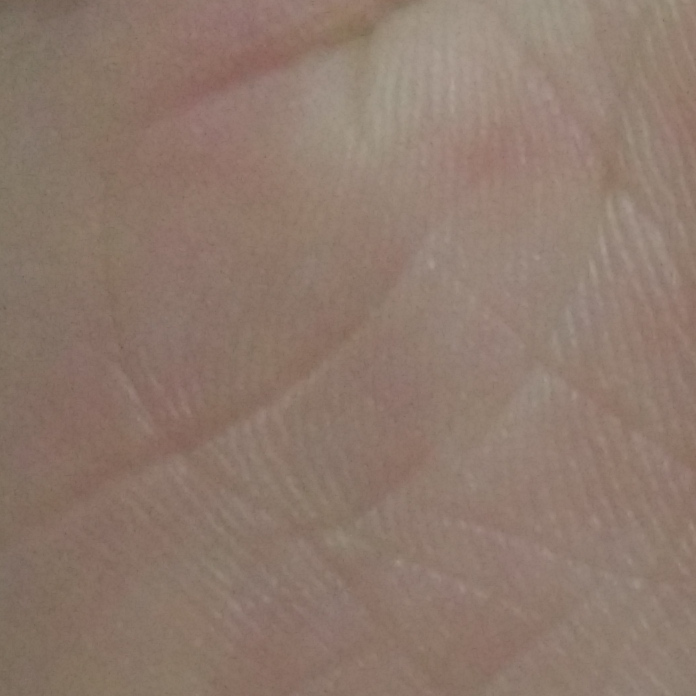
//> input picture recognize/sandbox/edgeDetect/canny/zonghe/input.jpg, 696 x 696 px
$ ./zonghe   (built with g++ and OpenCV 4)
//> lines starting //> are read from the running program, lines starting //| are printed output that depends on the picture
//-----------------------------------【程序说明】----------------------------------------------
//      程序名称:：《【OpenCV入门教程之十二】OpenCV边缘检测：Canny算子,Sobel算子,Laplace算子,Scharr滤波器合辑合辑》 博文配套源码
//      开发所用IDE版本：Visual Studio 2010
//      <span style="white-space:pre">  </span>开发所用OpenCV版本：    2.4.9
//      2014年5月11日 Create by 浅墨
//      浅墨的微博：@浅墨_毛星云 http://weibo.com/1723155442/profile?topnav=1&wvr=5&user=1
//      浅墨的知乎：http://www.zhihu.com/people/mao-xing-yun
//      浅墨的豆瓣：http://www.douban.com/people/53426472/
//----------------------------------------------------------------------------------------------


//-----------------------------------【头文件包含部分】---------------------------------------
//      描述：包含程序所依赖的头文件
//----------------------------------------------------------------------------------------------
#include <opencv2/highgui/highgui.hpp>
#include <opencv2/imgproc/imgproc.hpp>

//-----------------------------------【命名空间声明部分】--------------------------------------
//      描述：包含程序所使用的命名空间
//-----------------------------------------------------------------------------------------------
using namespace cv;


//-----------------------------------【全局变量声明部分】--------------------------------------
//      描述：全局变量声明
//-----------------------------------------------------------------------------------------------
//原图，原图的灰度版，目标图
Mat g_srcImage, g_srcGrayImage,g_dstImage;

//Canny边缘检测相关变量
Mat g_cannyDetectedEdges;
int g_cannyLowThreshold=1;//TrackBar位置参数

//Sobel边缘检测相关变量
Mat g_sobelGradient_X, g_sobelGradient_Y;
Mat g_sobelAbsGradient_X, g_sobelAbsGradient_Y;
int g_sobelKernelSize=1;//TrackBar位置参数

//Scharr滤波器相关变量
Mat g_scharrGradient_X, g_scharrGradient_Y;
Mat g_scharrAbsGradient_X, g_scharrAbsGradient_Y;


//-----------------------------------【全局函数声明部分】--------------------------------------
//      描述：全局函数声明
//-----------------------------------------------------------------------------------------------
static void ShowHelpText( );
static void on_Canny(int, void*);//Canny边缘检测窗口滚动条的回调函数
static void on_Sobel(int, void*);//Sobel边缘检测窗口滚动条的回调函数
void Scharr( );//封装了Scharr边缘检测相关代码的函数


//-----------------------------------【main( )函数】--------------------------------------------
//      描述：控制台应用程序的入口函数，我们的程序从这里开始
//-----------------------------------------------------------------------------------------------
int main( int argc, char** argv )
{
    //改变console字体颜色
    system("color 2F");

    //显示欢迎语
    ShowHelpText();

    //载入原图
    g_srcImage = imread("input.jpg");
//> g_srcImage is the input picture: 696 rows x 696 cols, CV_8UC3; mean B, G, R 108.6, 121.1, 142.3
    if( !g_srcImage.data ) { printf("Oh，no，读取srcImage错误~！ \n"); return false; }

    //显示原始图
    namedWindow("【原始图】");
    imshow("【原始图】", g_srcImage);

    // 创建与src同类型和大小的矩阵(dst)
    g_dstImage.create( g_srcImage.size(), g_srcImage.type() );

    // 将原图像转换为灰度图像
    cvtColor( g_srcImage, g_srcGrayImage, CV_BGR2GRAY );
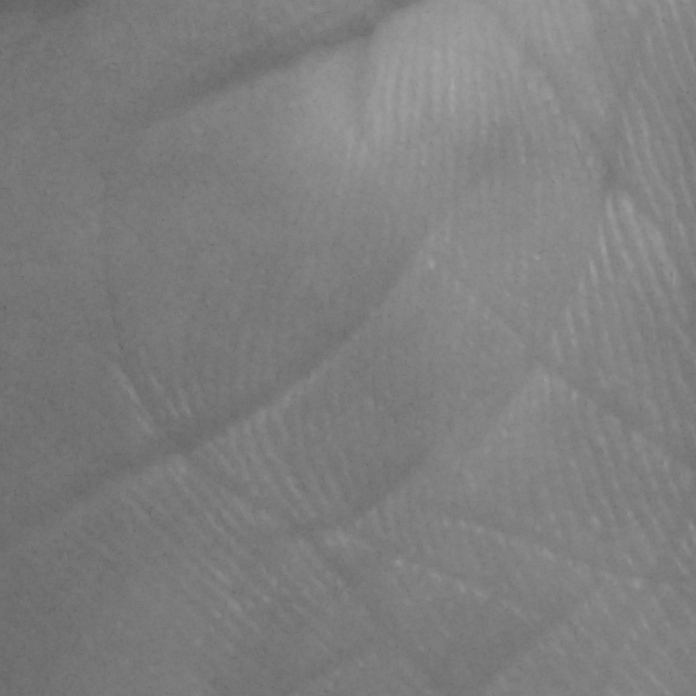
//> g_srcGrayImage: 696 rows x 696 cols, CV_8UC1; min 94, max 166, mean 126

    // 创建显示窗口
    namedWindow( "【效果图】Canny边缘检测", CV_WINDOW_AUTOSIZE );
    namedWindow( "【效果图】Sobel边缘检测", CV_WINDOW_AUTOSIZE );

    // 创建trackbar
    createTrackbar( "参数值：", "【效果图】Canny边缘检测", &g_cannyLowThreshold, 120, on_Canny );
    createTrackbar( "参数值：", "【效果图】Sobel边缘检测", &g_sobelKernelSize, 3, on_Sobel );

    // 调用回调函数
    on_Canny(0, 0);
    on_Sobel(0, 0);

    //调用封装了Scharr边缘检测代码的函数
    Scharr( );

    //轮询获取按键信息，若按下Q，程序退出
    while((char(waitKey(1)) != 'q')) {}

    return 0;
}


//-----------------------------------【ShowHelpText( )函数】----------------------------------
//      描述：输出一些帮助信息
//----------------------------------------------------------------------------------------------
static void ShowHelpText()
{
    //输出一些帮助信息
    printf( "\n\n\t嗯。运行成功，请调整滚动条观察图像效果~\n\n"
        "\t按下“q”键时，程序退出~!\n"
        "\n\n\t\t\t\t by浅墨" );
}


//-----------------------------------【on_Canny( )函数】----------------------------------
//      描述：Canny边缘检测窗口滚动条的回调函数
//-----------------------------------------------------------------------------------------------
void on_Canny(int, void*)
{
    // 先使用 3x3内核来降噪
    blur( g_srcGrayImage, g_cannyDetectedEdges, Size(3,3) );

    // 运行我们的Canny算子
    Canny( g_cannyDetectedEdges, g_cannyDetectedEdges, g_cannyLowThreshold, g_cannyLowThreshold*3, 3 );
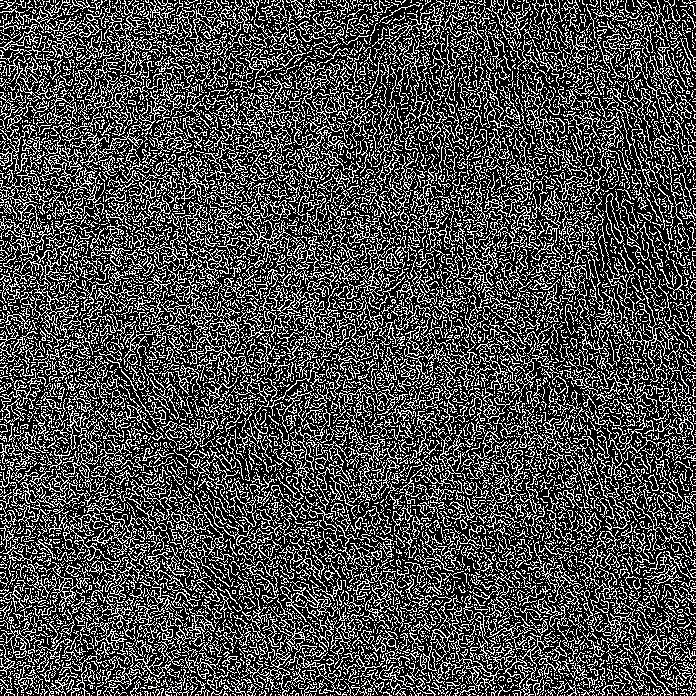
//> g_cannyDetectedEdges: 696 rows x 696 cols, CV_8UC1; 29.3% white in thin lines or dots

    //先将g_dstImage内的所有元素设置为0
    g_dstImage = Scalar::all(0);

    //使用Canny算子输出的边缘图g_cannyDetectedEdges作为掩码，来将原图g_srcImage拷到目标图g_dstImage中
    g_srcImage.copyTo( g_dstImage, g_cannyDetectedEdges);
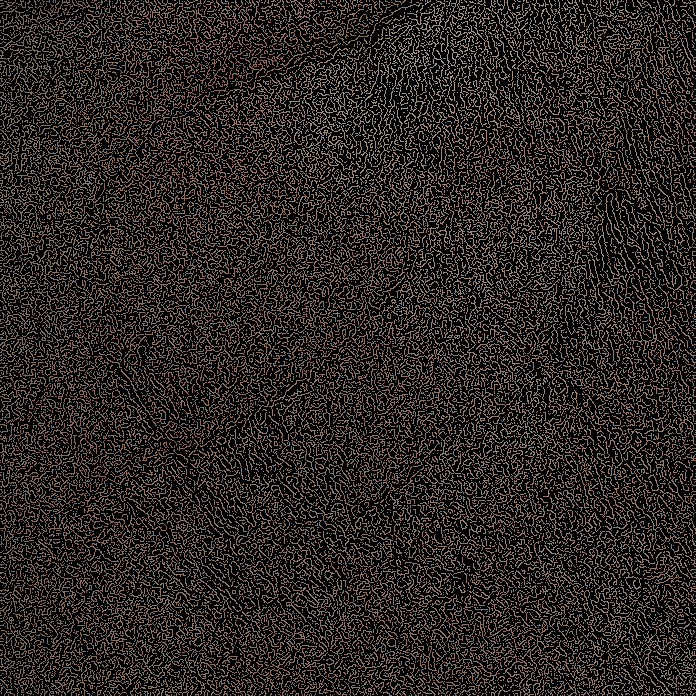
//> g_dstImage: 696 rows x 696 cols, CV_8UC3; mean B, G, R 31.7, 35.3, 41.5

    //显示效果图
    imshow( "【效果图】Canny边缘检测", g_dstImage );
}


//-----------------------------------【on_Sobel( )函数】----------------------------------
//      描述：Sobel边缘检测窗口滚动条的回调函数
//-----------------------------------------------------------------------------------------
void on_Sobel(int, void*)
{
    // 求 X方向梯度
    Sobel( g_srcImage, g_sobelGradient_X, CV_16S, 1, 0, (2*g_sobelKernelSize+1), 1, 1, BORDER_DEFAULT );
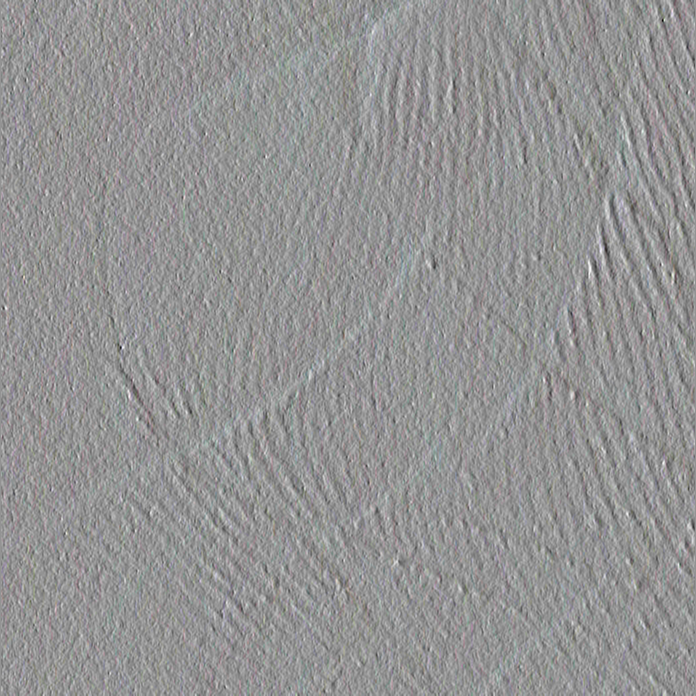
//> g_sobelGradient_X: 696 rows x 696 cols, CV_16SC3; mean B, G, R 1.1, 1.1, 1.2; drawn with min black and max white
    convertScaleAbs( g_sobelGradient_X, g_sobelAbsGradient_X );//计算绝对值，并将结果转换成8位
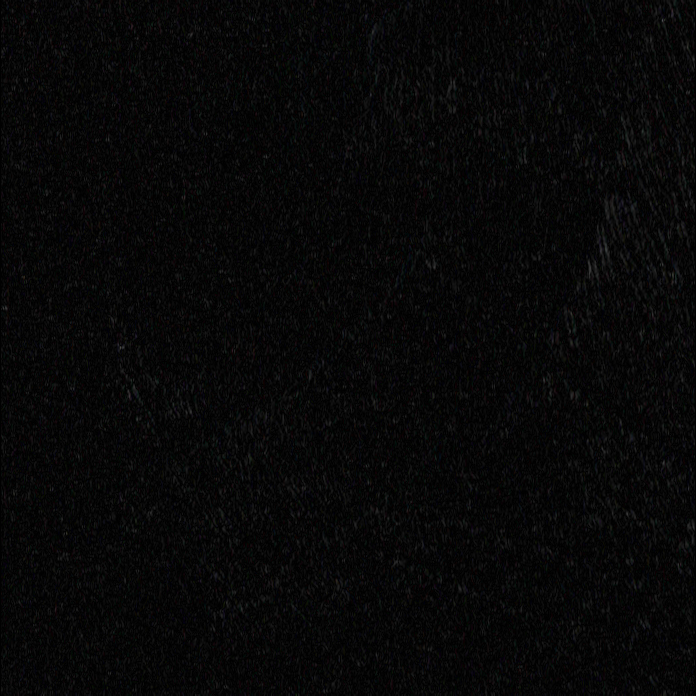
//> g_sobelAbsGradient_X: 696 rows x 696 cols, CV_8UC3; mean B, G, R 7.3, 7.2, 7.2

    // 求Y方向梯度
    Sobel( g_srcImage, g_sobelGradient_Y, CV_16S, 0, 1, (2*g_sobelKernelSize+1), 1, 1, BORDER_DEFAULT );
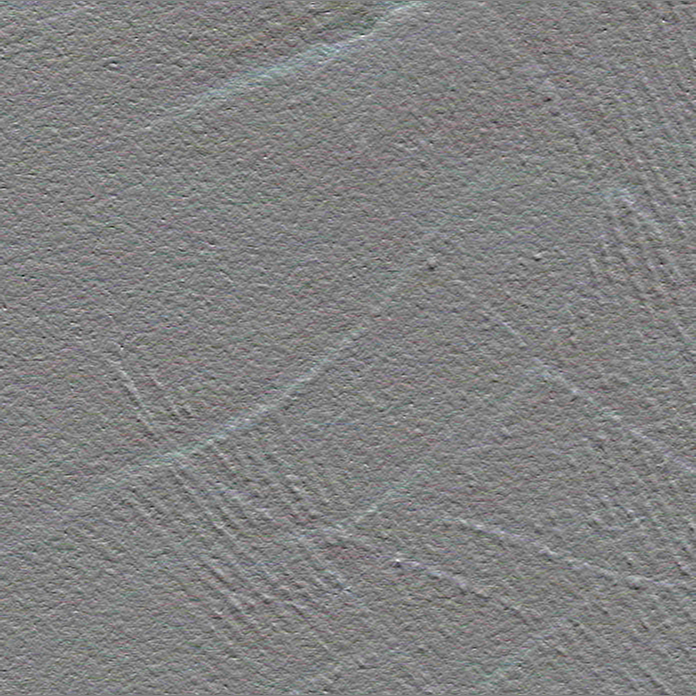
//> g_sobelGradient_Y: 696 rows x 696 cols, CV_16SC3; mean B, G, R 0.9, 0.9, 0.9; drawn with min black and max white
    convertScaleAbs( g_sobelGradient_Y, g_sobelAbsGradient_Y );//计算绝对值，并将结果转换成8位

    // 合并梯度
    addWeighted( g_sobelAbsGradient_X, 0.5, g_sobelAbsGradient_Y, 0.5, 0, g_dstImage );

    //显示效果图
    imshow("【效果图】Sobel边缘检测", g_dstImage);

}


//-----------------------------------【Scharr( )函数】----------------------------------
//      描述：封装了Scharr边缘检测相关代码的函数
//-----------------------------------------------------------------------------------------
void Scharr( )
{
    // 求 X方向梯度
    Scharr( g_srcImage, g_scharrGradient_X, CV_16S, 1, 0, 1, 0, BORDER_DEFAULT );
    convertScaleAbs( g_scharrGradient_X, g_scharrAbsGradient_X );//计算绝对值，并将结果转换成8位

    // 求Y方向梯度
    Scharr( g_srcImage, g_scharrGradient_Y, CV_16S, 0, 1, 1, 0, BORDER_DEFAULT );
    convertScaleAbs( g_scharrGradient_Y, g_scharrAbsGradient_Y );//计算绝对值，并将结果转换成8位

    // 合并梯度
    addWeighted( g_scharrAbsGradient_X, 0.5, g_scharrAbsGradient_Y, 0.5, 0, g_dstImage );
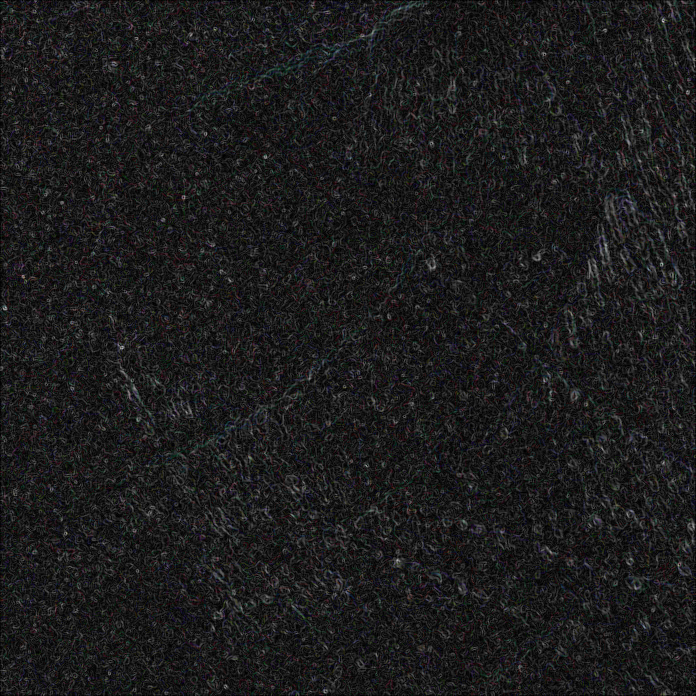
//> g_dstImage: 696 rows x 696 cols, CV_8UC3; mean B, G, R 28.1, 27.7, 27.8
//> the 'q' key is pressed

    //显示效果图
    imshow("【效果图】Scharr滤波器", g_dstImage);
}
